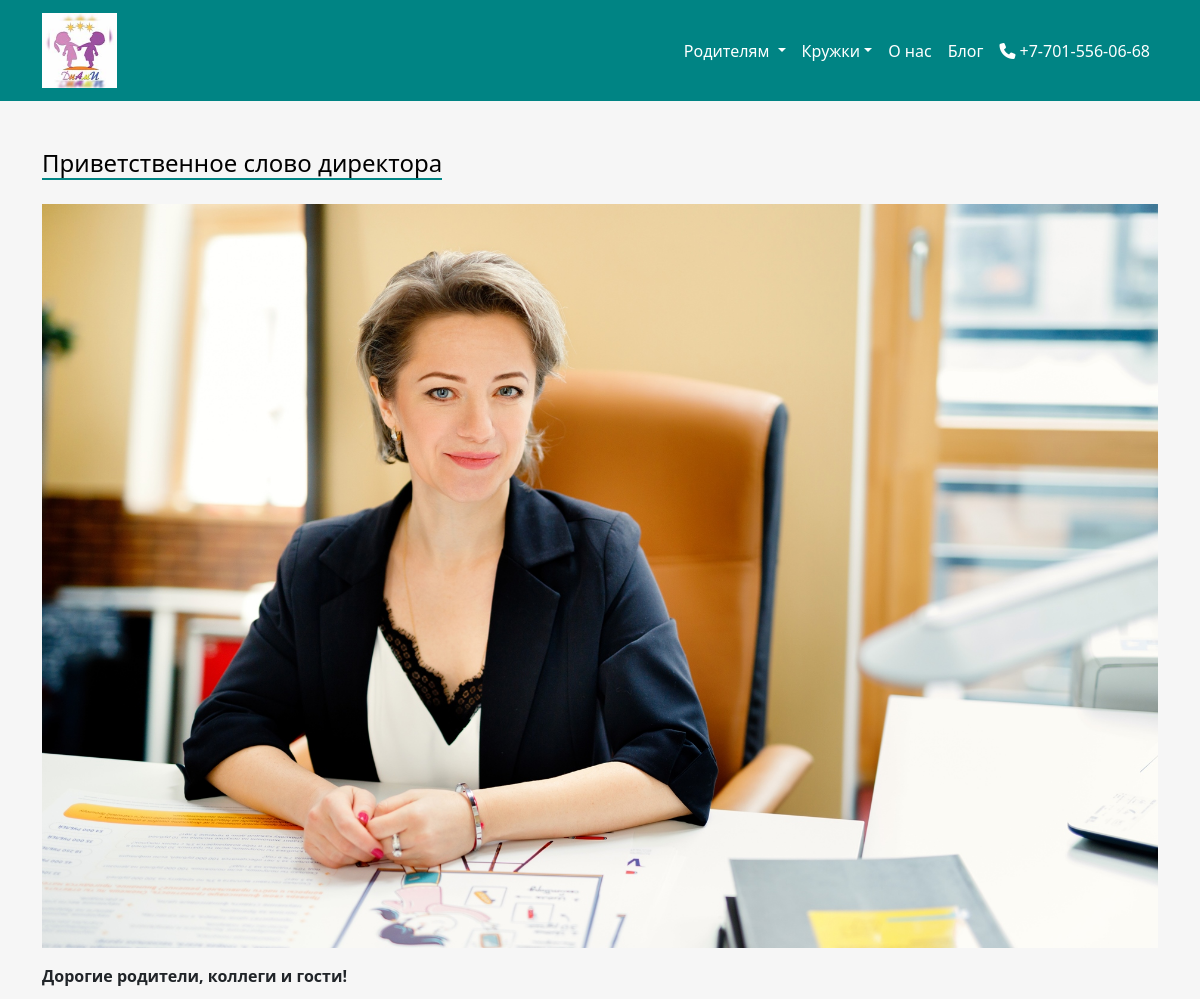
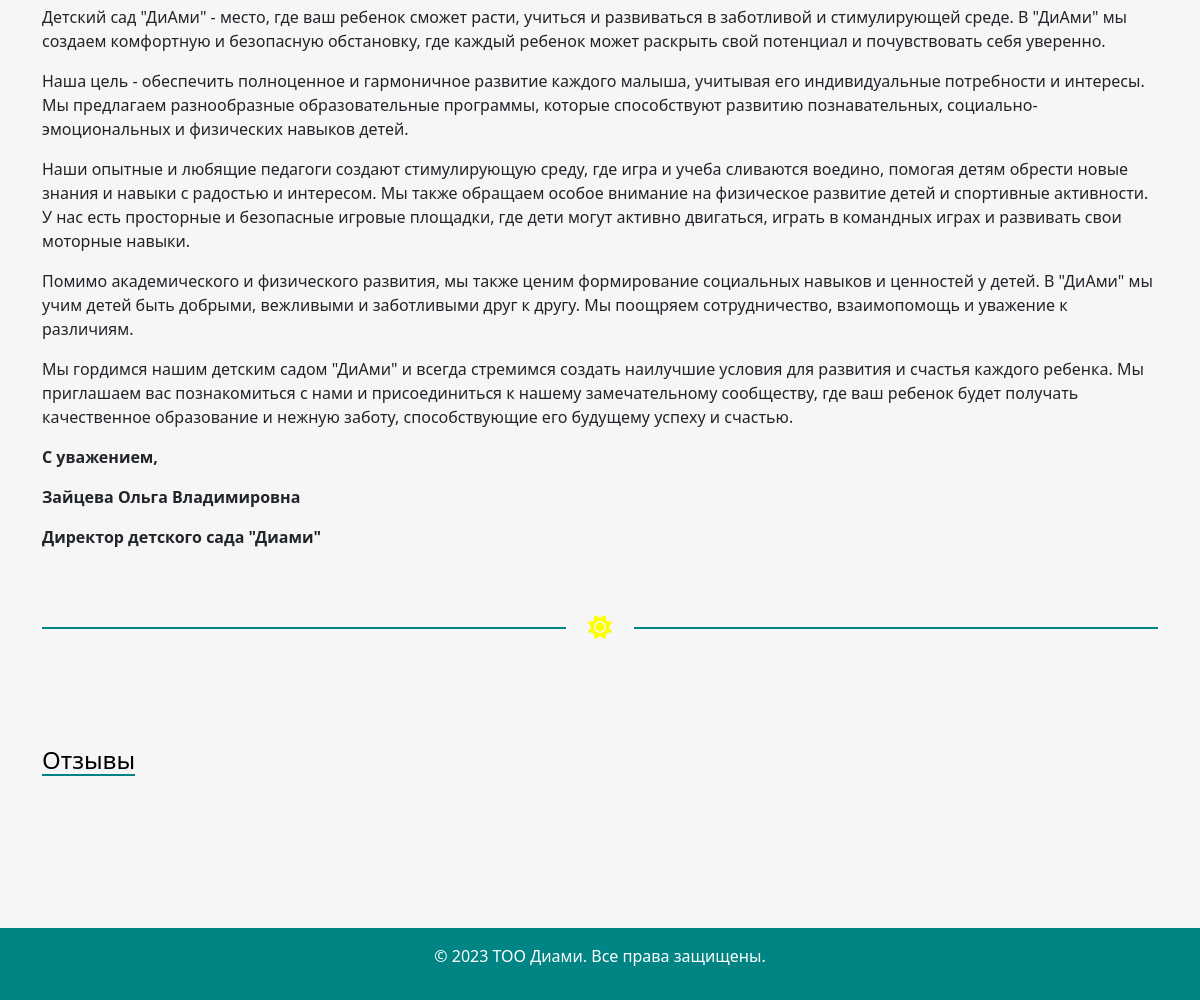
Page /director_words/ on the committed database (2 pictures, top to bottom).
### main/models.py (models this page shows, shortened)
class Director(models.Model):
    full_name = models.CharField('Название', blank=False, null=False, max_length=70)
    full_text = RichTextUploadingField('Приветственная речь',
                                 validators=[MinLengthValidator(10, 'Введите больше 10 символов')], blank=False,
                                 null=False)
    image = models.ImageField('Ваше изображение', upload_to='images/', default='')
    class Meta:
        verbose_name = 'Директор'
        verbose_name_plural = 'Директор'

### main/views.py (the view)
# urls.py: path('director_words/', views.director, name='director'),
def director(request):
    director = Director.objects.first()
    return render(request, 'main/director.html', {'title': 'Приветственное слово директора', 'director': director, })

### main/context_clubs.py (called while the page is built)
def krujki(request):
    return {'krujki': Clubs.objects.all()}

### main/context_forparents.py (called while the page is built)
def forparents(request):
    return {'roditeli': ForParents.objects.all()}

### main/templates/main/director.html (shortened to what this page needs)
{% extends 'base.html' %}
{% load static %}
{% block content %}
<div class="container pt-5 d-flex flex-column min-vh-100">
    <div class="row">
        <div class="col-md-12 col-sm-12">
            <h4 class="underline">{{ title }}</h4>
        </div>
    </div>
    <div class="row pt-3">
        <div class="col-md-12 col-sm-12 d-flex justify-content-center align-items-center">
            <a href="#">
                <img class="img-fluid" src="{{ director.image.url }}"
                     title="Директор" alt="Директор" style="max-width: 100%; height: auto">
            </a>
        </div>
        <div class="col-md-12 col-sm-12 ">
            <p>
                {{ director.full_text|safe }}
            </p>
        </div>
    </div>
    <h1 class="py-5 px-5"><span><i class="fas fa-sun" style="color: #fbff00;"></i></span></h1>
</div>
{% endblock %}

### static/main/css/style.css (style rules this page uses)
*, *::before, *::after { box-sizing: border-box; }
html, h1, h2, h3, h4, h5, h6 { color: black; }
h1 { position: relative; overflow: hidden; font-size: 24px; font-weight: normal; text-align: center; }
h1>span { display: inline-block; margin: 0 .4em; }
h1>span:before, h1>span:after { content: ''; position: absolute; width: 100%; border-top: 2px solid #008484; margin-top: .6em; }
h1>span:before { margin-left: -102%; }
h1>span:after { margin-left: 2%; }
body { background: #f6f6f6; }
a { text-decoration: none; color: inherit; }
.underline { border-bottom: 2px solid #008484 !important; display: inline-block; }
body, wrapper { min-height: 100vh; }

### rows in the picture
Director: image (picture), full_text "Дорогие родители, коллеги и гости! Детский сад \"ДиАми\" - место, где ваш ребенок сможет расти, учиться и развиваться в заботливой и стимулирующей среде. В \"ДиАми\" мы создаем комфортную и безопасную обстановку, где каждый ребенок может раскрыть свой потенциал и почувствовать себя уверенно. Наша цель - обеспечить полноценное и гармоничное развитие каждого малыша, учитывая его индивидуальные потребности и интересы. Мы предлагаем разнообразные образовательные программы, которые способствуют развитию познавательных, социально-эмоциональных и физических навыков детей. Наши опытные и любящие педагоги создают стимулирующую среду, где игра и учеба сливаются воедино, помогая детям обрести новые знания…"

### other values in the picture
{{ title }} "Приветственное слово директора"
